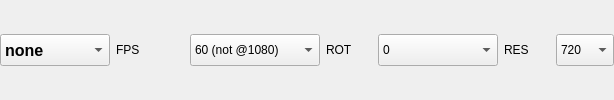
            <widget class="QWidget" name="horizontalWidget" native="true">
             <property name="sizePolicy">
              <sizepolicy hsizetype="Expanding" vsizetype="Fixed">
               <horstretch>0</horstretch>
               <verstretch>0</verstretch>
              </sizepolicy>
             </property>
             <layout class="QHBoxLayout" name="horizontalLayout_19">
              <property name="spacing">
               <number>6</number>
              </property>
              <property name="leftMargin">
               <number>0</number>
              </property>
              <property name="topMargin">
               <number>0</number>
              </property>
              <property name="rightMargin">
               <number>0</number>
              </property>
              <property name="bottomMargin">
               <number>0</number>
              </property>
              <item>
               <widget class="QComboBox" name="comboBoxCam">
                <property name="sizePolicy">
                 <sizepolicy hsizetype="Fixed" vsizetype="Fixed">
                  <horstretch>0</horstretch>
                  <verstretch>0</verstretch>
                 </sizepolicy>
                </property>
                <property name="minimumSize">
                 <size>
                  <width>110</width>
                  <height>32</height>
                 </size>
                </property>
                <property name="maximumSize">
                 <size>
                  <width>110</width>
                  <height>32</height>
                 </size>
                </property>
                <property name="font">
                 <font>
                  <pointsize>12</pointsize>
                  <weight>75</weight>
                  <bold>true</bold>
                 </font>
                </property>
                <property name="styleSheet">
                 <string notr="true">QScrollBar { 
	width: 40px;
	background-color: rgba(85, 87, 83, 0.7);
}
QComboBox::item {
	padding-top: 6px;
	padding-bottom: 6px;
	height: 32px;
	min-height: 32px;
}
QComboBox::item:selected {
	background-color: rgb(78, 154, 6);
	padding-top: 6px;
	padding-bottom: 6px;
	height: 32px;
	min-height: 32px;
}</string>
                </property>
                <item>
                 <property name="text">
                  <string>none</string>
                 </property>
                </item>
                <item>
                 <property name="text">
                  <string>enabled</string>
                 </property>
                </item>
               </widget>
              </item>
              <item>
               <widget class="QLabel" name="label_33">
                <property name="sizePolicy">
                 <sizepolicy hsizetype="Fixed" vsizetype="Fixed">
                  <horstretch>0</horstretch>
                  <verstretch>0</verstretch>
                 </sizepolicy>
                </property>
                <property name="minimumSize">
                 <size>
                  <width>68</width>
                  <height>30</height>
                 </size>
                </property>
                <property name="maximumSize">
                 <size>
                  <width>68</width>
                  <height>30</height>
                 </size>
                </property>
                <property name="text">
                 <string>FPS</string>
                </property>
                <property name="alignment">
                 <set>Qt::AlignLeading|Qt::AlignLeft|Qt::AlignVCenter</set>
                </property>
               </widget>
              </item>
              <item>
               <widget class="QComboBox" name="comboBoxFPS">
                <property name="sizePolicy">
                 <sizepolicy hsizetype="Fixed" vsizetype="Fixed">
                  <horstretch>0</horstretch>
                  <verstretch>0</verstretch>
                 </sizepolicy>
                </property>
                <property name="minimumSize">
                 <size>
                  <width>130</width>
                  <height>32</height>
                 </size>
                </property>
                <property name="maximumSize">
                 <size>
                  <width>130</width>
                  <height>32</height>
                 </size>
                </property>
                <property name="styleSheet">
                 <string notr="true">QScrollBar { 
	width: 40px;
	background-color: rgba(85, 87, 83, 0.7);
}
QComboBox::item {
	padding-top: 6px;
	padding-bottom: 6px;
	height: 32px;
	min-height: 32px;
}
QComboBox::item:selected {
	background-color: rgb(78, 154, 6);
	padding-top: 6px;
	padding-bottom: 6px;
	height: 32px;
	min-height: 32px;
}</string>
                </property>
                <property name="currentIndex">
                 <number>6</number>
                </property>
                <item>
                 <property name="text">
                  <string>5</string>
                 </property>
                </item>
                <item>
                 <property name="text">
                  <string>10</string>
                 </property>
                </item>
                <item>
                 <property name="text">
                  <string>15</string>
                 </property>
                </item>
                <item>
                 <property name="text">
                  <string>20</string>
                 </property>
                </item>
                <item>
                 <property name="text">
                  <string>24</string>
                 </property>
                </item>
                <item>
                 <property name="text">
                  <string>30</string>
                 </property>
                </item>
                <item>
                 <property name="text">
                  <string>60 (not @1080)</string>
                 </property>
                </item>
               </widget>
              </item>
              <item>
               <widget class="QLabel" name="label_30">
                <property name="sizePolicy">
                 <sizepolicy hsizetype="Fixed" vsizetype="Fixed">
                  <horstretch>0</horstretch>
                  <verstretch>0</verstretch>
                 </sizepolicy>
                </property>
                <property name="minimumSize">
                 <size>
                  <width>46</width>
                  <height>30</height>
                 </size>
                </property>
                <property name="maximumSize">
                 <size>
                  <width>46</width>
                  <height>30</height>
                 </size>
                </property>
                <property name="text">
                 <string>ROT</string>
                </property>
               </widget>
              </item>
              <item>
               <widget class="QComboBox" name="comboBoxRotation">
                <property name="sizePolicy">
                 <sizepolicy hsizetype="Fixed" vsizetype="Fixed">
                  <horstretch>0</horstretch>
                  <verstretch>0</verstretch>
                 </sizepolicy>
                </property>
                <property name="minimumSize">
                 <size>
                  <width>120</width>
                  <height>32</height>
                 </size>
                </property>
                <property name="maximumSize">
                 <size>
                  <width>120</width>
                  <height>32</height>
                 </size>
                </property>
                <property name="styleSheet">
                 <string notr="true">QScrollBar { 
	width: 40px;
	background-color: rgba(85, 87, 83, 0.7);
}
QComboBox::item {
	padding-top: 6px;
	padding-bottom: 6px;
	height: 32px;
	min-height: 32px;
}
QComboBox::item:selected {
	background-color: rgb(78, 154, 6);
	padding-top: 6px;
	padding-bottom: 6px;
	height: 32px;
	min-height: 32px;
}</string>
                </property>
                <item>
                 <property name="text">
                  <string>0</string>
                 </property>
                </item>
                <item>
                 <property name="text">
                  <string>90</string>
                 </property>
                </item>
                <item>
                 <property name="text">
                  <string>180</string>
                 </property>
                </item>
                <item>
                 <property name="text">
                  <string>270</string>
                 </property>
                </item>
               </widget>
              </item>
              <item>
               <widget class="QLabel" name="label_31">
                <property name="sizePolicy">
                 <sizepolicy hsizetype="Fixed" vsizetype="Fixed">
                  <horstretch>0</horstretch>
                  <verstretch>0</verstretch>
                 </sizepolicy>
                </property>
                <property name="minimumSize">
                 <size>
                  <width>46</width>
                  <height>30</height>
                 </size>
                </property>
                <property name="maximumSize">
                 <size>
                  <width>46</width>
                  <height>30</height>
                 </size>
                </property>
                <property name="text">
                 <string>RES</string>
                </property>
               </widget>
              </item>
              <item>
               <widget class="QComboBox" name="comboBoxResolution">
                <property name="sizePolicy">
                 <sizepolicy hsizetype="Expanding" vsizetype="Fixed">
                  <horstretch>0</horstretch>
                  <verstretch>0</verstretch>
                 </sizepolicy>
                </property>
                <property name="minimumSize">
                 <size>
                  <width>0</width>
                  <height>32</height>
                 </size>
                </property>
                <property name="maximumSize">
                 <size>
                  <width>16777215</width>
                  <height>32</height>
                 </size>
                </property>
                <property name="styleSheet">
                 <string notr="true">QScrollBar { 
	width: 40px;
	background-color: rgba(85, 87, 83, 0.7);
}
QComboBox::item {
	padding-top: 6px;
	padding-bottom: 6px;
	height: 32px;
	min-height: 32px;
}
QComboBox::item:selected {
	background-color: rgb(78, 154, 6);
	padding-top: 6px;
	padding-bottom: 6px;
	height: 32px;
	min-height: 32px;
}</string>
                </property>
                <property name="currentIndex">
                 <number>1</number>
                </property>
                <item>
                 <property name="text">
                  <string>480</string>
                 </property>
                </item>
                <item>
                 <property name="text">
                  <string>720</string>
                 </property>
                </item>
                <item>
                 <property name="text">
                  <string>1080</string>
                 </property>
                </item>
               </widget>
              </item>
             </layout>
            </widget>
